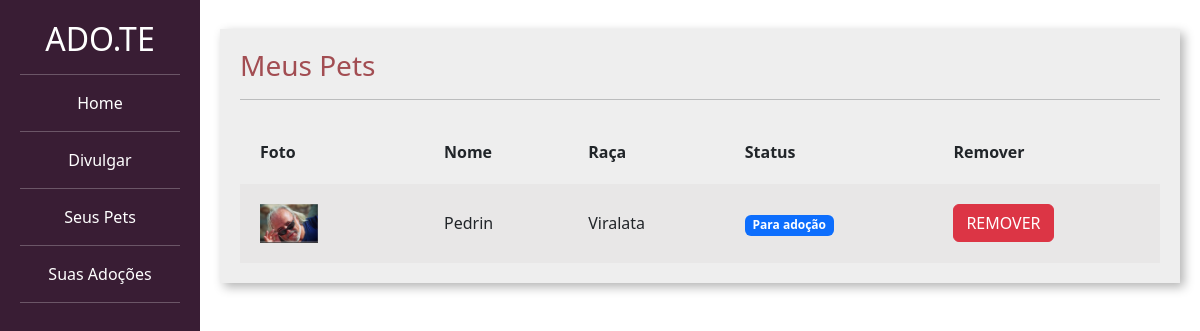
Before: /divulgar/seus_pets/ (signed in) with the older database file.
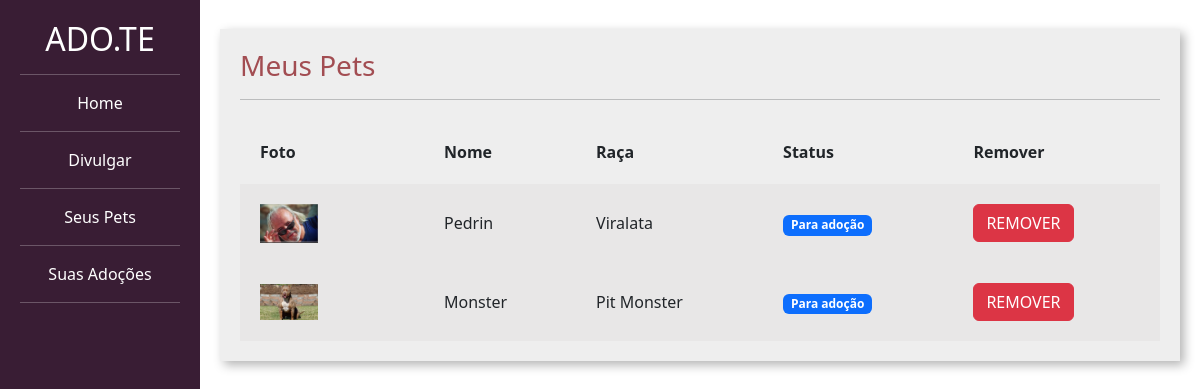
After: the same page with the newer database file.
### divulgar/models.py (models this page shows, shortened)
class Pet(models.Model):
    choices_status = (('P', 'Para adoção'),
                      ('A', 'Adotado'))
    usuario = models.ForeignKey(User, on_delete=models.DO_NOTHING)
    foto = models.ImageField(upload_to="fotos_pets")
    nome = models.CharField(max_length=100)
    descricao = models.TextField()
    estado = models.CharField(max_length=50)
    cidade = models.CharField(max_length=50)
    telefone = models.CharField(max_length=50)
    tags = models.ManyToManyField(Tag)
    raca = models.ForeignKey(Raca, on_delete=models.DO_NOTHING)
    status = models.CharField(max_length=1, choices=choices_status, default='P')

class Raca(models.Model):
    raca = models.CharField(max_length=50)
    def __str__(self):
        return self.raca

### divulgar/views.py (the view)
# urls.py: path('seus_pets/', views.seus_pets, name="seus_pets"),
@login_required
def seus_pets(request):
    if request.method == "GET":
        pets = Pet.objects.filter(usuario=request.user)
        return render(request, 'seus_pets.html', {'pets': pets})

### templates/seus_pets.html (shortened to what this page needs)
{% load static %}
<!DOCTYPE html>
<html lang="pt-BR">
  <head>
    <link
      href="https://cdn.jsdelivr.net/npm/bootstrap@5.3.0-alpha1/dist/css/bootstrap.min.css"
      rel="stylesheet"
    />
    <link href="{% static 'css/cadastro.css' %}" rel="stylesheet" />
    <link href="{% static 'divulgar/css/novo_pet.css' %}" rel="stylesheet" />
    <link href="{% static 'divulgar/css/seus_pet.css' %}" rel="stylesheet" />
  </head>
  <body>
    <div class="container-fluid">
      <div class="row">
        <div class="col-md-2 bg-side sidebar">
          <h2>ADO.TE</h2>
          <hr />
                    <a class="nav-link text-white" href ="{%url 'listar_pets'%}">Home</a>
                    <hr />
                    <a class="nav-link text-white" href ="{%url 'cadastroPet'%}">Divulgar</a>
                    <hr />
                    <a class="nav-link text-white" href ="{%url 'seus_pets'%}">Seus Pets</b></a>
                    <hr />
                    <a class="nav-link text-white" href ="{%url 'ver_pedido_adocao'%}">Suas Adoções</a>
                    <hr />
        </div>
        <div class="col-md">
          <div class="wrapper">
            <div class="box width80">
              <h3 class="font-vinho">Meus Pets</h3>
              <hr />
              <table class="tabela" cellpadding="20">
                <tr>
                  <th>Foto</th>
                  <th>Nome</th>
                  <th>Raça</th>
                  <th>Status</th>
                  <th>Remover</th>
                </tr>
                {% for pet in pets%}
                <tr class="tabela-linha">
                  <td width="20%">
                    <img width="40%" src="{{pet.foto.url}}" />
                  </td>
                  <td>{{pet.nome}}</td>
                  <td>{{pet.raca}}</td>
                  <td>
                    {% if pet.status == "P" %}
                    <span class="badge text-bg-primary">Para adoção</span>
                    {% elif pet.status == "A" %}
                    <span class="badge text-bg-success">Adotado</span>
                    {% endif%}
                  </td>
                  <td>
                    <a href="{% url 'remover_pet' pet.id %}" class="btn btn-danger">REMOVER</a>
                  </td>
                </tr>
                {% endfor %}
              </table>
            </div>
          </div>
        </div>
      </div>
    </div>
  </body>
</html>

Changed rows visible on the page:
now on this page (row edited): Pet: foto (picture), nome "Monster", raca "Pit Monster", status "Para adoção"
